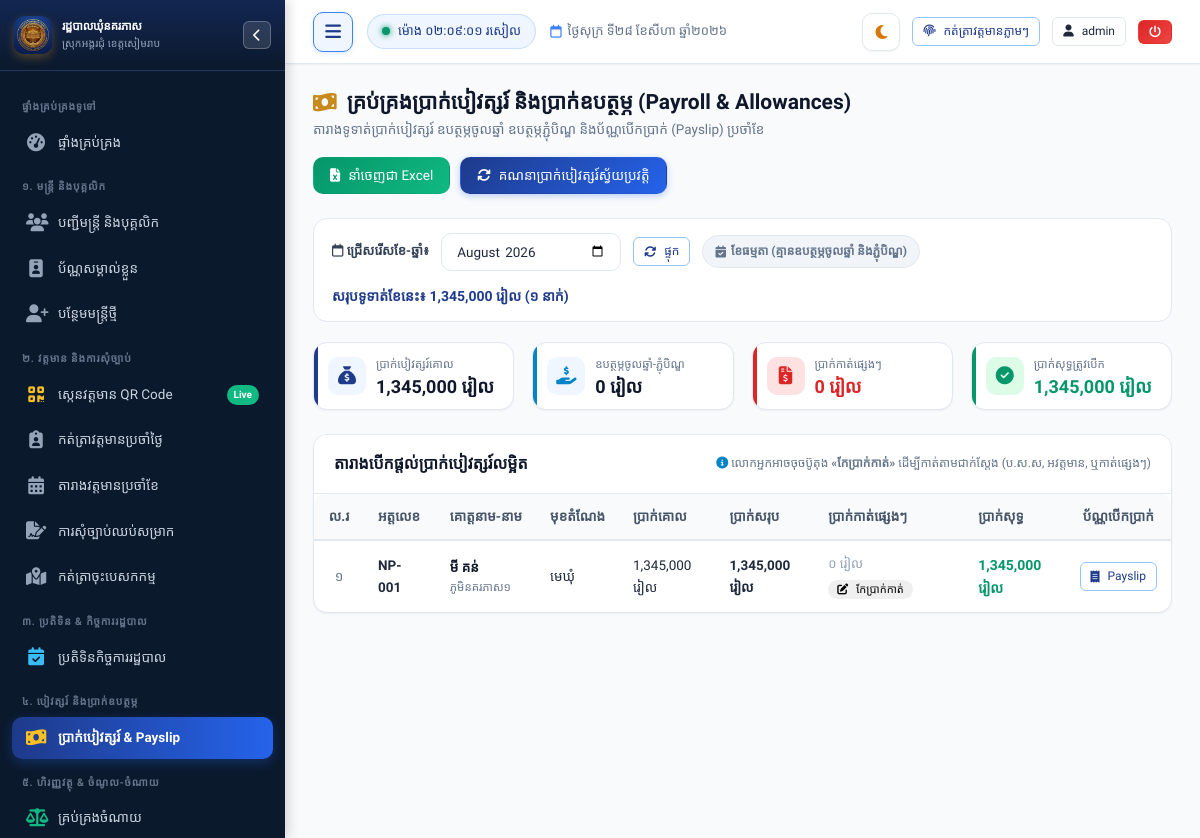
Page /payroll (signed in) on the earlier database version.
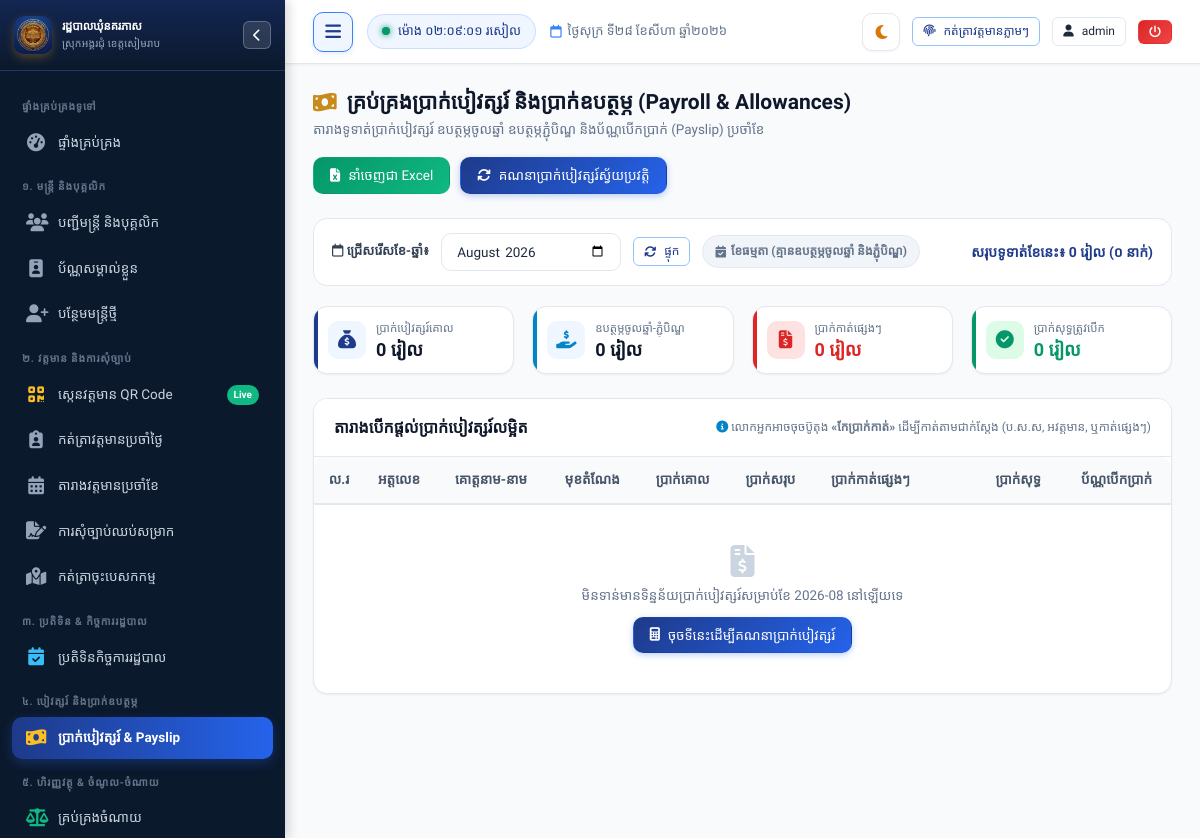
Same page on the later database version.
### tables this page shows
CREATE TABLE payroll (
        id INTEGER PRIMARY KEY AUTOINCREMENT,
        staff_id INTEGER NOT NULL,
        month_year TEXT NOT NULL, -- 'YYYY-MM'
        base_salary REAL NOT NULL DEFAULT 0,
        position_allowance REAL DEFAULT 0,
        mission_allowance REAL DEFAULT 0,
        meeting_allowance REAL DEFAULT 0,
        incentive_allowance REAL DEFAULT 0,
        family_allowance REAL DEFAULT 0,
        gross_salary REAL NOT NULL DEFAULT 0,
        nssf_deduction REAL DEFAULT 0,
        attendance_deduction REAL DEFAULT 0,
        tax_deduction REAL DEFAULT 0,
        net_salary REAL NOT NULL DEFAULT 0,
        payment_status TEXT DEFAULT 'paid', -- 'pending', 'paid'
        paid_date TEXT,
        payment_method TEXT DEFAULT 'Wing', -- 'Wing', 'ABA', 'ACLEDA', 'Canadia', 'Cash'
        remarks TEXT,
        created_at TIMESTAMP DEFAULT CURRENT_TIMESTAMP,
        UNIQUE(staff_id, month_year),
        FOREIGN KEY (staff_id) REFERENCES staff (id) ON DELETE CASCADE
    );

CREATE TABLE staff (
        id INTEGER PRIMARY KEY AUTOINCREMENT,
        officer_code TEXT UNIQUE NOT NULL,
        name_kh TEXT NOT NULL,
        name_en TEXT NOT NULL,
        gender TEXT NOT NULL, -- 'ប្រុស', 'ស្រី'
        dob TEXT NOT NULL,
        national_id TEXT,
        phone TEXT,
        email TEXT,
        village TEXT NOT NULL,
        commune TEXT DEFAULT 'នគរភាស',
        district TEXT DEFAULT 'វ៉ារិន',
        province TEXT DEFAULT 'សៀមរាប',
        address TEXT,
        category TEXT NOT NULL, -- 'council', 'clerk', 'contract', 'village'
        position_title_kh TEXT NOT NULL,
        position_title_en TEXT,
        cadre_level TEXT, -- កម្រិតក្របខណ្ឌ
        appointment_date TEXT,
        contract_end_date TEXT,
        base_salary REAL DEFAULT 0,
        position_allowance REAL DEFAULT 0,
        family_allowance REAL DEFAULT 0,
        education_level TEXT,
        photo TEXT,
        status TEXT DEFAULT 'active', -- 'active', 'resigned', 'retired', 'suspended'
        emergency_contact TEXT,
        notes TEXT,
        created_at TIMESTAMP DEFAULT CURRENT_TIMESTAMP,
        updated_at TIMESTAMP DEFAULT CURRENT_TIMESTAMP
    );

### app.py (the view, shortened to what this page needs)
@app.route("/payroll")
@login_required
def payroll_list():
    month_year = request.args.get("month", date.today().strftime("%Y-%m"))
    conn = get_db()
    cursor = conn.cursor()
    query = """
        SELECT p.*, s.officer_code, s.name_kh, s.position_title_kh, s.category, s.village
        FROM payroll p
        JOIN staff s ON p.staff_id = s.id
        WHERE p.month_year = ?
    """
    params = [month_year]
    if session.get("role") == "staff":
        query += " AND p.staff_id = ?"
        params.append(session.get("staff_id", 0))
    query += " ORDER BY CASE s.category WHEN 'council' THEN 1 WHEN 'clerk' THEN 2 WHEN 'contract' THEN 3 ELSE 4 END, s.id"
    cursor.execute(query, params)
    payroll_records = cursor.fetchall()
    cursor.execute("""
        SELECT COALESCE(SUM(base_salary), 0) as tot_base,
               COALESCE(SUM(position_allowance), 0) as tot_pos,
               COALESCE(SUM(mission_allowance), 0) as tot_miss,
               COALESCE(SUM(meeting_allowance), 0) as tot_meet,
               COALESCE(SUM(incentive_allowance), 0) as tot_inc,
               COALESCE(SUM(family_allowance), 0) as tot_fam,
               COALESCE(SUM(gross_salary), 0) as tot_gross,
               COALESCE(SUM(nssf_deduction), 0) as tot_nssf,
               COALESCE(SUM(attendance_deduction), 0) as tot_att_ded,
               COALESCE(SUM(tax_deduction), 0) as tot_tax_ded,
               COALESCE(SUM(nssf_deduction + attendance_deduction + tax_deduction), 0) as tot_ded,
               COALESCE(SUM(net_salary), 0) as tot_net,
               COUNT(*) as total_count
        FROM payroll
        WHERE month_year = ?
    """, (month_year,))
    totals_row = cursor.fetchone()
    if totals_row and totals_row["tot_base"] is not None:
        totals = dict(totals_row)
        totals["total_count"] = int(totals.get("total_count") or 0)
        totals["count"] = totals["total_count"]
        totals["tot_ded"] = float(totals.get("tot_ded") or (totals.get("tot_nssf", 0) + totals.get("tot_att_ded", 0) + totals.get("tot_tax_ded", 0)))
    conn.close()
    return render_template(
        "payroll/list.html",
        month_year=month_year,
        payroll_records=payroll_records,
        totals=totals
    )

### templates/payroll/list.html (shortened to what this page needs)
{% extends "base.html" %}
{% block content %}
<div class="page-header">
  <div class="page-header-title">
    <h1>
      <i class="fa-solid fa-money-bill-wave text-gold"></i>
      <span>គ្រប់គ្រងប្រាក់បៀវត្សរ៍ និងប្រាក់ឧបត្ថម្ភ (Payroll & Allowances)</span>
    </h1>
    <p>តារាងទូទាត់ប្រាក់បៀវត្សរ៍ ឧបត្ថម្ភចូលឆ្នាំ ឧបត្ថម្ភភ្ជុំបិណ្ឌ និងប័ណ្ណបើកប្រាក់ (Payslip) ប្រចាំខែ</p>
  </div>
  <div class="page-actions payroll-page-actions">
    <a href="{{ url_for('export_payroll_excel_route', month=month_year) }}" class="btn btn-success">
      <i class="fa-solid fa-file-excel"></i>
      <span>នាំចេញជា Excel</span>
    </a>
    {% if session.role in ['admin', 'clerk'] %}
    <form method="POST" action="{{ url_for('payroll_generate') }}" class="payroll-calc-form">
      <button type="submit" class="btn btn-primary" onclick="return confirm('តើអ្នកពិតជាចង់គណនាឡើងវិញនូវប្រាក់បៀវត្សរ៍ខែនេះមែនទេ?');">
        <i class="fa-solid fa-arrows-rotate"></i>
        <span>គណនាប្រាក់បៀវត្សរ៍ស្វ័យប្រវត្តិ</span>
      </button>
    </form>
    {% endif %}
  </div>
</div>
<div class="filter-toolbar">
  <form method="GET" action="{{ url_for('payroll_list') }}" style="display: flex; align-items: center; gap: 12px; flex-wrap: wrap;">
    <label class="form-label" style="margin: 0; font-weight: 600;">
      <i class="fa-regular fa-calendar"></i> ជ្រើសរើសខែ-ឆ្នាំ៖
    </label>
    <input type="month" name="month" value="{{ month_year }}" class="form-control" style="width: 180px;" onchange="this.form.submit()">
    <button type="submit" class="btn btn-outline-primary btn-sm">
      <i class="fa-solid fa-arrows-rotate"></i> ផ្ទុក
    </button>
    {% set m_part = month_year.split('-')[1] if '-' in month_year else '' %}
    {% if m_part == '04' %}
    <span class="badge" style="background: #e0f2fe; color: #0369a1; border: 1px solid #bae6fd; padding: 6px 12px; font-size: 12px; font-weight: 600;">
      <i class="fa-solid fa-gift"></i> រដូវចូលឆ្នាំថ្មី (គណនាប្រាក់ឧបត្ថម្ភចូលឆ្នាំដោយស្វ័យប្រវត្តិ)
    </span>
    {% elif m_part == '10' %}
    <span class="badge" style="background: #fef3c7; color: #b45309; border: 1px solid #fde68a; padding: 6px 12px; font-size: 12px; font-weight: 600;">
      <i class="fa-solid fa-gift"></i> រដូវបុណ្យភ្ជុំបិណ្ឌ (គណនាប្រាក់ឧបត្ថម្ភភ្ជុំបិណ្ឌដោយស្វ័យប្រវត្តិ)
    </span>
    {% else %}
    <span class="badge" style="background: #f1f5f9; color: #64748b; border: 1px solid #e2e8f0; padding: 6px 12px; font-size: 12px;">
      <i class="fa-solid fa-calendar-check"></i> ខែធម្មតា (គ្មានឧបត្ថម្ភចូលឆ្នាំ និងភ្ជុំបិណ្ឌ)
    </span>
    {% endif %}
  </form>
  <div style="font-size: 14px; font-weight: 600; color: var(--primary);">
    សរុបទូទាត់ខែនេះ៖ <strong>{{ (totals.tot_net or totals['tot_net'] or 0) | currency }}</strong> ({{ (totals.total_count or totals['total_count'] or totals.count or totals['count'] or 0) | kh_num }} នាក់)
  </div>
</div>
<div class="stats-grid" style="grid-template-columns: repeat(auto-fit, minmax(200px, 1fr));">
  <div class="stat-card" style="--stat-color: #1e3a8a;">
    <div class="stat-icon-wrapper">
      <i class="fa-solid fa-sack-dollar"></i>
    </div>
    <div class="stat-details">
      <div class="stat-label">ប្រាក់បៀវត្សរ៍គោល</div>
      <div class="stat-number" style="font-size: 18px;">{{ (totals.tot_base or 0) | currency }}</div>
    </div>
  </div>
  <div class="stat-card" style="--stat-color: #0284c7;">
    <div class="stat-icon-wrapper">
      <i class="fa-solid fa-hand-holding-dollar"></i>
    </div>
    <div class="stat-details">
      <div class="stat-label">ឧបត្ថម្ភចូលឆ្នាំ-ភ្ជុំបិណ្ឌ</div>
      <div class="stat-number" style="font-size: 18px;">
        {{ ((totals.tot_pos or 0) + (totals.tot_fam or 0)) | currency }}
      </div>
    </div>
  </div>
  <div class="stat-card" style="--stat-color: #dc2626;">
    <div class="stat-icon-wrapper" style="--stat-bg: #fee2e2;">
      <i class="fa-solid fa-file-invoice-dollar"></i>
    </div>
    <div class="stat-details">
      <div class="stat-label">ប្រាក់កាត់ផ្សេងៗ</div>
      <div class="stat-number" id="stat-total-deductions" style="font-size: 18px; color: #dc2626;">{{ (totals.tot_ded or totals.tot_nssf or 0) | currency }}</div>
    </div>
  </div>
  <div class="stat-card" style="--stat-color: #059669;">
    <div class="stat-icon-wrapper" style="--stat-bg: #dcfce7;">
      <i class="fa-solid fa-circle-check"></i>
    </div>
    <div class="stat-details">
      <div class="stat-label">ប្រាក់សុទ្ធត្រូវបើក</div>
      <div class="stat-number" id="stat-total-net" style="font-size: 18px; color: #059669;">{{ (totals.tot_net or 0) | currency }}</div>
    </div>
  </div>
</div>
<div class="card">
  <div class="card-header" style="display: flex; justify-content: space-between; align-items: center; flex-wrap: wrap; gap: 10px;">
    <div class="card-title">
      <span>តារាងបើកផ្ដល់ប្រាក់បៀវត្សរ៍លម្អិត</span>
    </div>
    <div style="font-size: 12px; color: var(--text-muted);">
      <i class="fa-solid fa-circle-info" style="color: #0284c7;"></i> លោកអ្នកអាចចុចប៊ូតុង <strong>«កែប្រាក់កាត់»</strong> ដើម្បីកាត់តាមជាក់ស្តែង (ប.ស.ស, អវត្តមាន, ឬកាត់ផ្សេងៗ)
    </div>
  </div>
  <div class="card-body" style="padding: 0;">
    <div class="table-responsive">
      <table class="custom-table filterable-table">
        <thead>
          <tr>
            <th style="width: 50px; text-align: center;">ល.រ</th>
            <th>អត្តលេខ</th>
            <th>គោត្តនាម-នាម</th>
            <th>មុខតំណែង</th>
            <th>ប្រាក់គោល</th>
            <th>ប្រាក់សរុប</th>
            <th style="min-width: 150px;">ប្រាក់កាត់ផ្សេងៗ</th>
            <th>ប្រាក់សុទ្ធ</th>
            <th style="text-align: center;">ប័ណ្ណបើកប្រាក់</th>
          </tr>
        </thead>
        <tbody>
          {% for p in payroll_records %}
          <tr id="payroll-row-{{ p.id }}">
            <td style="text-align: center; color: var(--text-muted);">{{ loop.index | kh_num }}</td>
            <td><strong>{{ p.officer_code }}</strong></td>
            <td>
              <div style="font-weight: 600; color: var(--primary-dark);">{{ p.name_kh }}</div>
              <div style="font-size: 11.5px; color: var(--text-muted);">ភូមិ{{ p.village }}</div>
            </td>
            <td>{{ p.position_title_kh }}</td>
            <td>{{ p.base_salary | currency }}</td>
            <td><strong>{{ p.gross_salary | currency }}</strong></td>
            <td id="ded-cell-{{ p.id }}" style="vertical-align: middle;">
              {% set total_ded = (p.nssf_deduction or 0) + (p.attendance_deduction or 0) + (p.tax_deduction or 0) %}
              <div style="display: flex; flex-direction: column; gap: 3px;">
                <div>
                  {% if total_ded > 0 %}
                  <span class="ded-amount-val" style="font-weight: 700; color: #dc2626; font-size: 13.5px; white-space: nowrap;">
                    -{{ total_ded | currency }}
                  </span>
                  {% else %}
                  <span class="ded-amount-val" style="color: #94a3b8; font-size: 13px; white-space: nowrap;">
                    ០ រៀល
                  </span>
                  {% endif %}
                </div>
                {% if session.role in ['admin', 'clerk'] %}
                <div>
                  <button type="button" class="btn btn-xs btn-outline-danger" style="padding: 2px 8px; font-size: 11px; white-space: nowrap; line-height: 1.2;"
                    onclick="openDeductionModal({{ p.id }}, '{{ p.name_kh }}', '{{ p.officer_code }}', '{{ p.position_title_kh }}', {{ p.base_salary or 0 }}, {{ p.gross_salary or 0 }}, {{ p.nssf_deduction or 0 }}, {{ p.attendance_deduction or 0 }}, {{ p.tax_deduction or 0 }}, '{{ p.remarks or '' }}')"
                    title="កំណត់ ឬកែប្រែប្រាក់កាត់">
                    <i class="fa-solid fa-pen-to-square"></i> <span>កែប្រាក់កាត់</span>
                  </button>
                </div>
                {% endif %}
              </div>
            </td>
            <td id="net-cell-{{ p.id }}" style="font-weight: 700; color: #059669; font-size: 14px;">
              {{ p.net_salary | currency }}
            </td>
            <td style="text-align: center;">
              <a href="{{ url_for('payroll_payslip', payroll_id=p.id) }}" target="_blank" class="btn btn-sm btn-outline-primary" title="បោះពុម្ពប័ណ្ណបើកប្រាក់ (Payslip)">
                <i class="fa-solid fa-receipt"></i> Payslip
              </a>
            </td>
          </tr>
          {% else %}
          <tr>
            <td colspan="{{ 9 + (1 if totals.tot_pos > 0 else 0) + (1 if totals.tot_fam > 0 else 0) }}" style="text-align: center; padding: 40px; color: var(--text-muted);">
              <i class="fa-solid fa-file-invoice-dollar" style="font-size: 32px; color: #cbd5e1; margin-bottom: 8px;"></i>
              <p>មិនទាន់មានទិន្នន័យប្រាក់បៀវត្សរ៍សម្រាប់ខែ {{ month_year }} នៅឡើយទេ</p>
              {% if session.role in ['admin', 'clerk'] %}
              <form method="POST" action="{{ url_for('payroll_generate') }}" style="margin-top: 10px;">
                <button type="submit" class="btn btn-primary">
                  <i class="fa-solid fa-calculator"></i> ចុចទីនេះដើម្បីគណនាប្រាក់បៀវត្សរ៍
                </button>
              </form>
              {% endif %}
            </td>
          </tr>
          {% endfor %}
        </tbody>
      </table>
    </div>
  </div>
</div>
{% endblock %}

Differences in the rows shown:
removed payroll: officer_code "NP-001", name_kh "មី គន់", village "នគរភាស១", position_title_kh "មេឃុំ", base_salary "1,345,000 រៀល", gross_salary "1,345,000 រៀល", net_salary "1,345,000 រៀល"
Other differences:
{{ (totals.tot_net or totals['tot_net'] or 0) | currency }}: "1,345,000 រៀល" → "0 រៀល"
{{ (totals.tot_base or 0) | currency }}: "1,345,000 រៀល" → "0 រៀល"
{{ (totals.tot_net or 0) | currency }}: "1,345,000 រៀល" → "0 រៀល"
{{ month_year }}: (not shown) → "2026-08"
text no longer shown: "១"
text now shown: "០ មិនទាន់មានទិន្នន័យប្រាក់បៀវត្សរ៍សម្រាប់ខែ នៅឡើយទេ ចុចទីនេះដើម្បីគណនាប្រាក់បៀវត្សរ៍"
